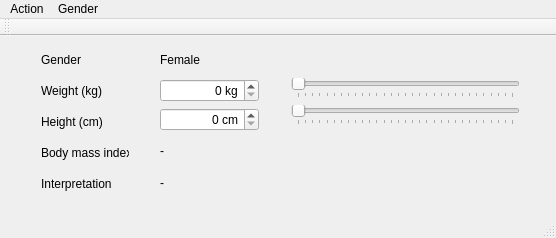
<?xml version="1.0" encoding="UTF-8"?>
<ui version="4.0">
 <class>MainWindow</class>
 <widget class="QMainWindow" name="MainWindow">
  <property name="geometry">
   <rect>
    <x>0</x>
    <y>0</y>
    <width>556</width>
    <height>238</height>
   </rect>
  </property>
  <property name="windowTitle">
   <string>Body Mass Index Calculator</string>
  </property>
  <property name="whatsThis">
   <string extracomment="kg"/>
  </property>
  <widget class="QWidget" name="centralWidget">
   <widget class="QWidget" name="layoutWidget">
    <property name="geometry">
     <rect>
      <x>30</x>
      <y>0</y>
      <width>110</width>
      <height>171</height>
     </rect>
    </property>
    <layout class="QVBoxLayout" name="verticalLayout">
     <item>
      <widget class="QLabel" name="label_gender">
       <property name="text">
        <string>Gender</string>
       </property>
      </widget>
     </item>
     <item>
      <widget class="QLabel" name="label_weight">
       <property name="text">
        <string>Weight (kg)</string>
       </property>
      </widget>
     </item>
     <item>
      <widget class="QLabel" name="label_height">
       <property name="text">
        <string>Height (cm)</string>
       </property>
      </widget>
     </item>
     <item>
      <widget class="QLabel" name="label_bmi">
       <property name="text">
        <string>Body mass index</string>
       </property>
      </widget>
     </item>
     <item>
      <widget class="QLabel" name="label_interp">
       <property name="text">
        <string>Interpretation</string>
       </property>
      </widget>
     </item>
    </layout>
   </widget>
   <widget class="QWidget" name="layoutWidget">
    <property name="geometry">
     <rect>
      <x>149</x>
      <y>0</y>
      <width>121</width>
      <height>171</height>
     </rect>
    </property>
    <layout class="QVBoxLayout" name="verticalLayout_2">
     <item>
      <widget class="QLabel" name="label_gender_output">
       <property name="text">
        <string>Female</string>
       </property>
      </widget>
     </item>
     <item>
      <widget class="QSpinBox" name="spinBox_weight">
       <property name="alignment">
        <set>Qt::AlignRight|Qt::AlignTrailing|Qt::AlignVCenter</set>
       </property>
       <property name="suffix">
        <string> kg</string>
       </property>
       <property name="maximum">
        <number>300</number>
       </property>
      </widget>
     </item>
     <item>
      <widget class="QSpinBox" name="spinBox_height">
       <property name="alignment">
        <set>Qt::AlignRight|Qt::AlignTrailing|Qt::AlignVCenter</set>
       </property>
       <property name="suffix">
        <string> cm</string>
       </property>
       <property name="maximum">
        <number>300</number>
       </property>
      </widget>
     </item>
     <item>
      <widget class="QLabel" name="label_bmi_output">
       <property name="text">
        <string>-</string>
       </property>
      </widget>
     </item>
     <item>
      <widget class="QLabel" name="label_interp_output">
       <property name="text">
        <string>-</string>
       </property>
      </widget>
     </item>
    </layout>
   </widget>
   <widget class="QWidget" name="">
    <property name="geometry">
     <rect>
      <x>280</x>
      <y>30</y>
      <width>251</width>
      <height>71</height>
     </rect>
    </property>
    <layout class="QVBoxLayout" name="verticalLayout_3">
     <item>
      <widget class="QSlider" name="slider_weight">
       <property name="maximum">
        <number>300</number>
       </property>
       <property name="orientation">
        <enum>Qt::Horizontal</enum>
       </property>
       <property name="tickPosition">
        <enum>QSlider::TicksBelow</enum>
       </property>
       <property name="tickInterval">
        <number>10</number>
       </property>
      </widget>
     </item>
     <item>
      <widget class="QSlider" name="slider_height">
       <property name="maximum">
        <number>300</number>
       </property>
       <property name="orientation">
        <enum>Qt::Horizontal</enum>
       </property>
       <property name="tickPosition">
        <enum>QSlider::TicksBelow</enum>
       </property>
       <property name="tickInterval">
        <number>10</number>
       </property>
      </widget>
     </item>
    </layout>
   </widget>
   <zorder>layoutWidget</zorder>
   <zorder>slider_weight</zorder>
   <zorder>slider_height</zorder>
   <zorder>layoutWidget</zorder>
  </widget>
  <widget class="QMenuBar" name="menuBar">
   <property name="geometry">
    <rect>
     <x>0</x>
     <y>0</y>
     <width>556</width>
     <height>28</height>
    </rect>
   </property>
   <widget class="QMenu" name="menuAction">
    <property name="title">
     <string>Action</string>
    </property>
    <addaction name="actionReset"/>
    <addaction name="actionQuit"/>
   </widget>
   <widget class="QMenu" name="menuGender">
    <property name="title">
     <string>Gender</string>
    </property>
    <addaction name="actionFemale"/>
    <addaction name="actionMale"/>
   </widget>
   <addaction name="menuAction"/>
   <addaction name="menuGender"/>
  </widget>
  <widget class="QToolBar" name="mainToolBar">
   <attribute name="toolBarArea">
    <enum>TopToolBarArea</enum>
   </attribute>
   <attribute name="toolBarBreak">
    <bool>false</bool>
   </attribute>
  </widget>
  <widget class="QStatusBar" name="statusBar"/>
  <action name="actionReset">
   <property name="text">
    <string>Reset</string>
   </property>
  </action>
  <action name="actionQuit">
   <property name="text">
    <string>Quit</string>
   </property>
  </action>
  <action name="actionFemale">
   <property name="checkable">
    <bool>false</bool>
   </property>
   <property name="checked">
    <bool>false</bool>
   </property>
   <property name="text">
    <string>Female</string>
   </property>
  </action>
  <action name="actionMale">
   <property name="checkable">
    <bool>false</bool>
   </property>
   <property name="text">
    <string>Male</string>
   </property>
  </action>
 </widget>
 <layoutdefault spacing="6" margin="11"/>
 <resources/>
 <connections>
  <connection>
   <sender>spinBox_weight</sender>
   <signal>valueChanged(int)</signal>
   <receiver>slider_weight</receiver>
   <slot>setValue(int)</slot>
   <hints>
    <hint type="sourcelabel">
     <x>262</x>
     <y>94</y>
    </hint>
    <hint type="destinationlabel">
     <x>288</x>
     <y>89</y>
    </hint>
   </hints>
  </connection>
  <connection>
   <sender>slider_weight</sender>
   <signal>valueChanged(int)</signal>
   <receiver>spinBox_weight</receiver>
   <slot>setValue(int)</slot>
   <hints>
    <hint type="sourcelabel">
     <x>284</x>
     <y>106</y>
    </hint>
    <hint type="destinationlabel">
     <x>261</x>
     <y>105</y>
    </hint>
   </hints>
  </connection>
  <connection>
   <sender>spinBox_height</sender>
   <signal>valueChanged(int)</signal>
   <receiver>slider_height</receiver>
   <slot>setValue(int)</slot>
   <hints>
    <hint type="sourcelabel">
     <x>266</x>
     <y>123</y>
    </hint>
    <hint type="destinationlabel">
     <x>284</x>
     <y>125</y>
    </hint>
   </hints>
  </connection>
  <connection>
   <sender>slider_height</sender>
   <signal>valueChanged(int)</signal>
   <receiver>spinBox_height</receiver>
   <slot>setValue(int)</slot>
   <hints>
    <hint type="sourcelabel">
     <x>287</x>
     <y>143</y>
    </hint>
    <hint type="destinationlabel">
     <x>265</x>
     <y>142</y>
    </hint>
   </hints>
  </connection>
 </connections>
</ui>
